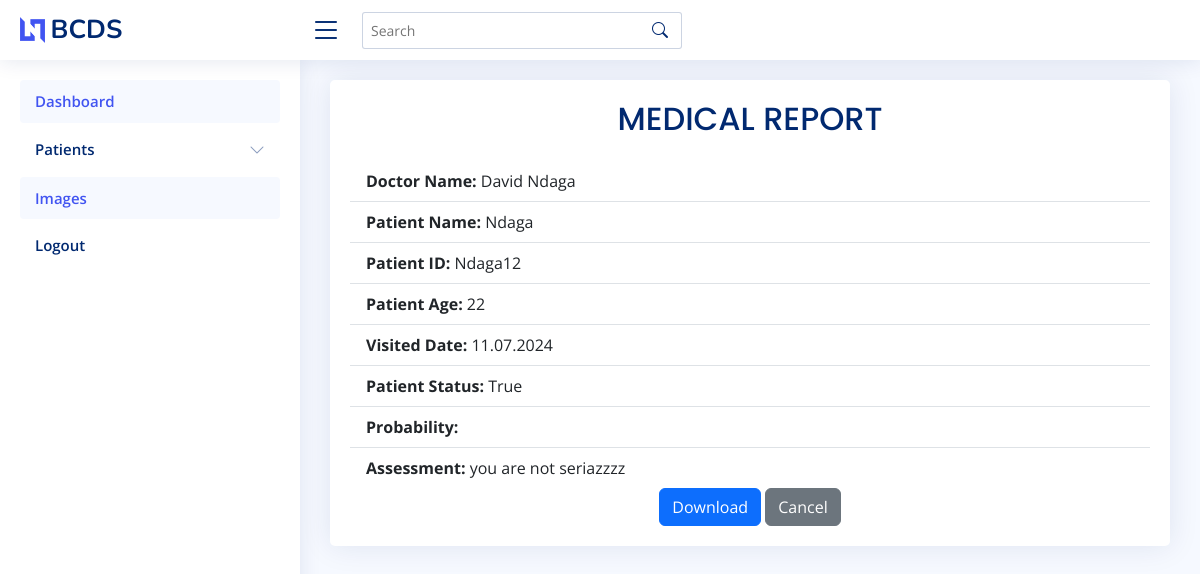
/report/Ndaga12/, run on an earlier commit of the app's database.
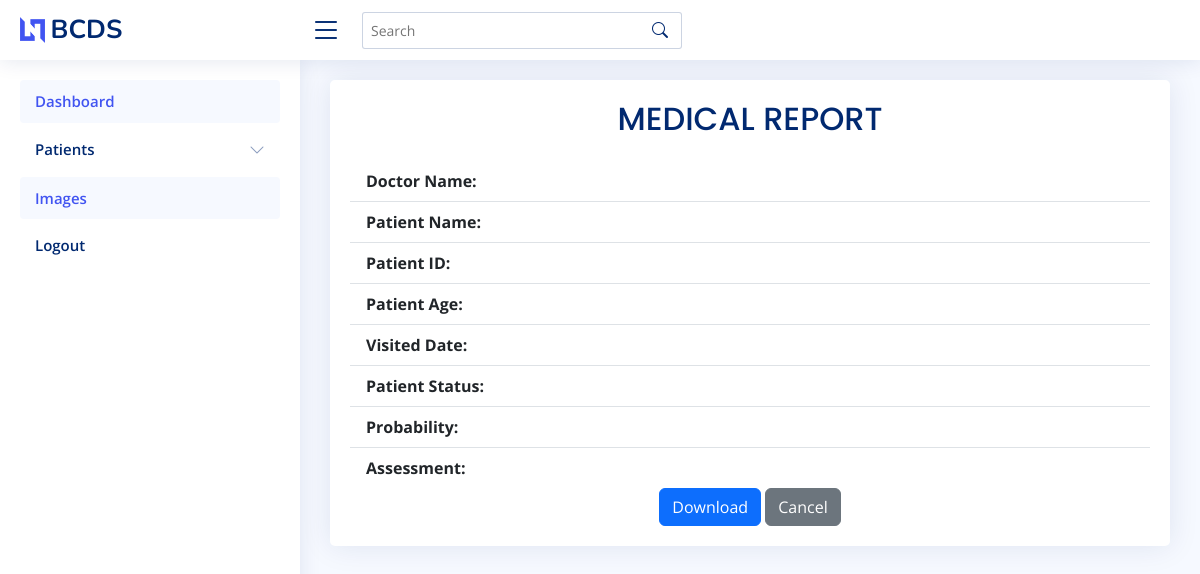
And on a later commit of the database.
### breast/models.py (models this page shows, shortened)
class RadiologistComment(models.Model):
    patient = models.ForeignKey(Patient, on_delete=models.CASCADE)
    radiologist = models.ForeignKey(CustomUser, on_delete=models.CASCADE)
    comment = models.TextField()
    date = models.DateField(auto_now_add=True)

class CustomUser(AbstractUser):
    middle_name = models.CharField(max_length=100)
    phone_number = models.CharField(max_length=10)
    is_radiologist = models.BooleanField(default=False)

class Patient(models.Model):
    GENDER_CHOICES = [
        ('M', 'Male'),
        ('F', 'Female'),
    ]
    STATUS_CHOICES = [
        (True, 'Cancer'),
        (False, 'Normal'),
    ]
    patient_id = models.CharField(max_length=12, primary_key=True)
    name = models.CharField(max_length=25)
    age = models.PositiveIntegerField()
    gender = models.CharField(max_length=5, choices=GENDER_CHOICES)
    image = models.FileField(upload_to='images/')
    status = models.BooleanField(choices=STATUS_CHOICES)
    date = models.DateField(auto_now_add=True, blank=True)

### breast/views.py (the view)
# urls.py: path("report/<str:patient_id>/", ReportView.as_view(), name="report"),
class ReportView(DetailView):
    template_name = "report.html"
    model = RadiologistComment
    slug_url_kwarg = 'patient_id'
    context_object_name = "report"
    def get_object(self, queryset=None):
        try:
            return self.model.objects.get(patient__patient_id=self.kwargs.get('patient_id'))
        except Exception as e:
            print(e)
            return None

### templates/report.html
{% extends "header.html" %}
{% block main %}
<main id="main" class="main">
    <section class="section profile">
        <div class="col-xl-12">
            <div class="card">
                <div class="card-body">
                    <h5 class="card-title" style="font-size: 2em; text-align: center;">MEDICAL REPORT</h5>
                        <ul class="list-group list-group-flush">
                            <li class="list-group-item">
                                <strong>Doctor Name:</strong> {{ report.radiologist.first_name }} {{ report.radiologist.last_name }}
                            </li>
                            <li class="list-group-item">
                                <strong>Patient Name:</strong> {{ report.patient.name }}
                            </li>
                            <li class="list-group-item">
                                <strong>Patient ID:</strong> {{ report.patient.patient_id }}
                            </li>
                            <li class="list-group-item">
                                <strong>Patient Age:</strong> {{ report.patient.age }}
                            </li>
                            <li class="list-group-item">
                                <strong>Visited Date:</strong> {{ report.patient.date|date:"d.m.Y" }}
                            </li>
                            <li class="list-group-item">
                                <strong>Patient Status:</strong> {{ report.patient.status }}
                            </li>
                            <li class="list-group-item">
                                <strong>Probability:</strong> {{ report.probability }}
                            </li>
                            <li class="list-group-item">
                                <strong>Assessment:</strong> {{ report.comment }}
                            </li>
                        </ul>
                    <div class="text-center">
                        <button type="button" class="btn btn-primary">Download</button>
                        <button type="button" class="btn btn-secondary">Cancel</button>
                    </div>
                </div>
            </div>
        </div>
    </section>
</main>
{% endblock main %}

What changed in the data, as far as the page shows it:
removed RadiologistComment: radiologist.first_name "David", radiologist.last_name "Ndaga", patient.name "Ndaga", patient.patient_id "Ndaga12", patient.age "22", patient "11.07.2024", patient.status "True", comment "you are not seriazzzz"
